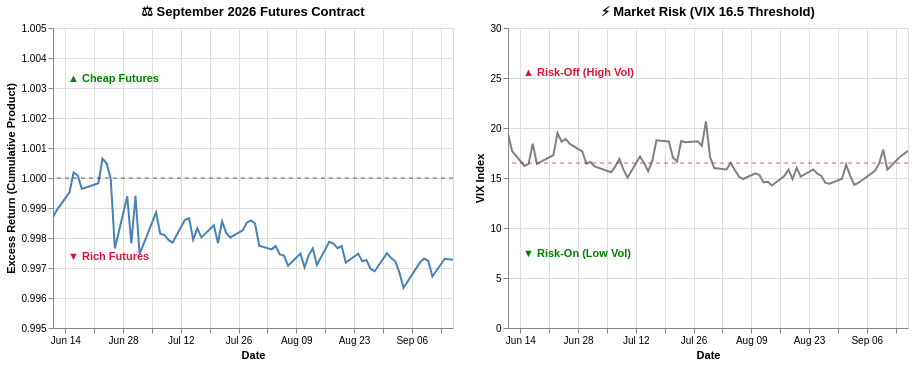

Here is the notebook cell this chart was saved with:
### Markdown cell above
### 🔄 The September 2026 Contract: The Pattern Continues
**What are we observing?**

What are we observing?
In late June, after an initial brief spike above the 1.0 baseline, the cumulative excess return plunges sharply, dropping deep into "Rich Futures" territory near 0.997. Throughout July, the VIX largely remains elevated above the 16.5 "Risk-Off" threshold before definitively breaking lower in August, settling into a calm "Risk-On" regime hovering near 15. During this subsequent period of suppressed volatility, the cumulative excess return remains trapped below the baseline. The cumulative excess returns finish at approximately their late June value of 0.997.

### Code cell
# Results September 2026 contract: Jun 12, 2025-Sep. 16, 2026
sep_graph=create_arb_vix(start='2026-06-11',end='2026-09-16')
display(plot_contract_arb_band(sep_graph,'September 2026 Futures Contract',return_domain=[0.995, 1.005]))

### Figure 1 — Vega-Lite specification as saved in the notebook (floating-point values rounded to 4 significant figures)
{"config": {"view": {"continuousWidth": 300, "continuousHeight": 300}}, "hconcat": [{"layer": [{"data": {"name": "data-1e2c38170b006b0bc385a2755ed8120b"}, "mark": {"type": "line", "color": "steelblue", "strokeWidth": 2}, "encoding": {"tooltip": [{"field": "date", "type": "temporal"}, {"field": "Cumulative Excess Return", "type": "quantitative"}], "x": {"field": "date", "title": "Date", "type": "temporal"}, "y": {"field": "Cumulative Excess Return", "scale": {"domain": [0.995, 1.005]}, "title": "Excess Return (Cumulative Product)", "type": "quantitative"}}, "name": "view_882d7af76ec489f5_0"}, {"data": {"name": "data-62270e77d641448c13ff0a9fcf3e6578"}, "mark": {"type": "rule", "color": "black", "opacity": 0.6, "strokeDash": [4, 4]}, "encoding": {"y": {"field": "y", "type": "quantitative"}}}, {"data": {"name": "data-43807a7517ce8d1e736d09477ce97267"}, "mark": {"type": "text", "align": "left", "baseline": "top", "color": "green", "dx": 5, "fontWeight": "bold"}, "encoding": {"text": {"field": "text", "type": "nominal"}, "x": {"value": 10}, "y": {"field": "y", "type": "quantitative"}}}, {"data": {"name": "data-bfe5ff7198e2b8f6f045fd9762d0a983"}, "mark": {"type": "text", "align": "left", "baseline": "bottom", "color": "crimson", "dx": 5, "fontWeight": "bold"}, "encoding": {"text": {"field": "text", "type": "nominal"}, "x": {"value": 10}, "y": {"field": "y", "type": "quantitative"}}}], "height": 300, "title": "⚖️ September 2026 Futures Contract", "width": 400}, {"layer": [{"data": {"name": "data-1e2c38170b006b0bc385a2755ed8120b"}, "mark": {"type": "line", "color": "gray", "strokeWidth": 2}, "encoding": {"tooltip": [{"field": "date", "type": "temporal"}, {"field": "VIX", "type": "quantitative"}], "x": {"field": "date", "title": "Date", "type": "temporal"}, "y": {"field": "VIX", "scale": {"domain": [1, 30]}, "title": "VIX Index", "type": "quantitative"}}, "name": "view_40fd8f6014a11ed1_1"}, {"data": {"name": "data-36ce8cf7b9b85712b0e5da6a8d4c123f"}, "mark": {"type": "rule", "color": "firebrick", "opacity": 0.7, "strokeDash": [4, 4]}, "encoding": {"y": {"field": "y", "type": "quantitative"}}}, {"data": {"name": "data-e1693b16d8edb1761d863943e923bf84"}, "mark": {"type": "text", "align": "left", "baseline": "bottom", "color": "crimson", "dx": 5, "fontWeight": "bold"}, "encoding": {"text": {"field": "text", "type": "nominal"}, "x": {"value": 10}, "y": {"field": "y", "type": "quantitative"}}}, {"data": {"name": "data-7e10542b402220f02c931d4ac3477b9e"}, "mark": {"type": "text", "align": "left", "baseline": "top", "color": "green", "dx": 5, "fontWeight": "bold"}, "encoding": {"text": {"field": "text", "type": "nominal"}, "x": {"value": 10}, "y": {"field": "y", "type": "quantitative"}}}], "height": 300, "title": "⚡ Market Risk (VIX 16.5 Threshold)", "width": 400}], "params": [{"name": "param_db82be42624d4632", "select": {"type": "interval", "encodings": ["x"]}, "bind": "scales", "views": ["view_882d7af76ec489f5_0", "view_40fd8f6014a11ed1_0", "view_40fd8f6014a11ed1_1"]}], "$schema": "https://vega.github.io/schema/vega-lite/v6.4.1.json", "datasets": {"data-1e2c38170b006b0bc385a2755ed8120b": [{"date": "2026-06-11T00:00:00", "Cumulative Excess Return": 0.9987, "VIX": 19.44}, {"date": "2026-06-12T00:00:00", "Cumulative Excess Return": 0.9989, "VIX": 17.68}, {"date": "2026-06-15T00:00:00", "Cumulative Excess Return": 0.9995, "VIX": 16.2}, {"date": "2026-06-16T00:00:00", "Cumulative Excess Return": 1.0, "VIX": 16.41}, {"date": "2026-06-17T00:00:00", "Cumulative Excess Return": 1.0, "VIX": 18.44}, {"date": "2026-06-18T00:00:00", "Cumulative Excess Return": 0.9996, "VIX": 16.4}, {"date": "2026-06-22T00:00:00", "Cumulative Excess Return": 0.9998, "VIX": 17.28}, {"date": "2026-06-23T00:00:00", "Cumulative Excess Return": 1.001, "VIX": 19.49}, {"date": "2026-06-24T00:00:00", "Cumulative Excess Return": 1.0, "VIX": 18.63}, {"date": "2026-06-25T00:00:00", "Cumulative Excess Return": 1.0, "VIX": 18.89}, {"date": "2026-06-26T00:00:00", "Cumulative Excess Return": 0.9977, "VIX": 18.41}, {"date": "2026-06-29T00:00:00", "Cumulative Excess Return": 0.9994, "VIX": 17.65}, {"date": "2026-06-30T00:00:00", "Cumulative Excess Return": 0.9978, "VIX": 16.45}, {"date": "2026-07-01T00:00:00", "Cumulative Excess Return": 0.9994, "VIX": 16.59}, {"date": "2026-07-02T00:00:00", "Cumulative Excess Return": 0.9975, "VIX": 16.15}, {"date": "2026-07-06T00:00:00", "Cumulative Excess Return": 0.9989, "VIX": 15.57}, {"date": "2026-07-07T00:00:00", "Cumulative Excess Return": 0.9981, "VIX": 16.13}, {"date": "2026-07-08T00:00:00", "Cumulative Excess Return": 0.9981, "VIX": 16.9}, {"date": "2026-07-09T00:00:00", "Cumulative Excess Return": 0.9979, "VIX": 15.84}, {"date": "2026-07-10T00:00:00", "Cumulative Excess Return": 0.9978, "VIX": 15.03}, {"date": "2026-07-13T00:00:00", "Cumulative Excess Return": 0.9986, "VIX": 17.16}, {"date": "2026-07-14T00:00:00", "Cumulative Excess Return": 0.9987, "VIX": 16.5}, {"date": "2026-07-15T00:00:00", "Cumulative Excess Return": 0.9979, "VIX": 15.67}, {"date": "2026-07-16T00:00:00", "Cumulative Excess Return": 0.9983, "VIX": 16.73}, {"date": "2026-07-17T00:00:00", "Cumulative Excess Return": 0.998, "VIX": 18.77}, {"date": "2026-07-20T00:00:00", "Cumulative Excess Return": 0.9984, "VIX": 18.65}, {"date": "2026-07-21T00:00:00", "Cumulative Excess Return": 0.9978, "VIX": 17.05}, {"date": "2026-07-22T00:00:00", "Cumulative Excess Return": 0.9986, "VIX": 16.64}, {"date": "2026-07-23T00:00:00", "Cumulative Excess Return": 0.9982, "VIX": 18.7}, {"date": "2026-07-24T00:00:00", "Cumulative Excess Return": 0.998, "VIX": 18.58}, {"date": "2026-07-27T00:00:00", "Cumulative Excess Return": 0.9983, "VIX": 18.67}, {"date": "2026-07-28T00:00:00", "Cumulative Excess Return": 0.9985, "VIX": 18.21}, {"date": "2026-07-29T00:00:00", "Cumulative Excess Return": 0.9986, "VIX": 20.66}, {"date": "2026-07-30T00:00:00", "Cumulative Excess Return": 0.9985, "VIX": 17.09}, {"date": "2026-07-31T00:00:00", "Cumulative Excess Return": 0.9977, "VIX": 15.99}, {"date": "2026-08-03T00:00:00", "Cumulative Excess Return": 0.9976, "VIX": 15.86}, {"date": "2026-08-04T00:00:00", "Cumulative Excess Return": 0.9977, "VIX": 16.5}, {"date": "2026-08-05T00:00:00", "Cumulative Excess Return": 0.9975, "VIX": 15.81}, {"date": "2026-08-06T00:00:00", "Cumulative Excess Return": 0.9974, "VIX": 15.15}, {"date": "2026-08-07T00:00:00", "Cumulative Excess Return": 0.9971, "VIX": 14.9}, {"date": "2026-08-10T00:00:00", "Cumulative Excess Return": 0.9975, "VIX": 15.46}, {"date": "2026-08-11T00:00:00", "Cumulative Excess Return": 0.997, "VIX": 15.28}, {"date": "2026-08-12T00:00:00", "Cumulative Excess Return": 0.9974, "VIX": 14.55}, {"date": "2026-08-13T00:00:00", "Cumulative Excess Return": 0.9977, "VIX": 14.63}, {"date": "2026-08-14T00:00:00", "Cumulative Excess Return": 0.9971, "VIX": 14.25}, {"date": "2026-08-17T00:00:00", "Cumulative Excess Return": 0.9979, "VIX": 15.19}, {"date": "2026-08-18T00:00:00", "Cumulative Excess Return": 0.9978, "VIX": 15.84}, {"date": "2026-08-19T00:00:00", "Cumulative Excess Return": 0.9977, "VIX": 14.89}, {"date": "2026-08-20T00:00:00", "Cumulative Excess Return": 0.9977, "VIX": 16.01}, {"date": "2026-08-21T00:00:00", "Cumulative Excess Return": 0.9972, "VIX": 15.13}, {"date": "2026-08-24T00:00:00", "Cumulative Excess Return": 0.9975, "VIX": 15.85}, {"date": "2026-08-25T00:00:00", "Cumulative Excess Return": 0.9972, "VIX": 15.45}, {"date": "2026-08-26T00:00:00", "Cumulative Excess Return": 0.9973, "VIX": 15.21}, {"date": "2026-08-27T00:00:00", "Cumulative Excess Return": 0.997, "VIX": 14.51}, {"date": "2026-08-28T00:00:00", "Cumulative Excess Return": 0.9969, "VIX": 14.43}, {"date": "2026-08-31T00:00:00", "Cumulative Excess Return": 0.9975, "VIX": 14.92}, {"date": "2026-09-01T00:00:00", "Cumulative Excess Return": 0.9973, "VIX": 16.34}, {"date": "2026-09-02T00:00:00", "Cumulative Excess Return": 0.9972, "VIX": 15.2}, {"date": "2026-09-03T00:00:00", "Cumulative Excess Return": 0.9969, "VIX": 14.32}, {"date": "2026-09-04T00:00:00", "Cumulative Excess Return": 0.9963, "VIX": 14.53}, {"date": "2026-09-08T00:00:00", "Cumulative Excess Return": 0.9972, "VIX": 15.72}, {"date": "2026-09-09T00:00:00", "Cumulative Excess Return": 0.9973, "VIX": 16.46}, {"date": "2026-09-10T00:00:00", "Cumulative Excess Return": 0.9972, "VIX": 17.84}, {"date": "2026-09-11T00:00:00", "Cumulative Excess Return": 0.9967, "VIX": 15.84}, {"date": "2026-09-14T00:00:00", "Cumulative Excess Return": 0.9973, "VIX": 17.1}, {"date": "2026-09-16T00:00:00", "Cumulative Excess Return": 0.9973, "VIX": 17.71}], "data-62270e77d641448c13ff0a9fcf3e6578": [{"y": 1.0}], "data-43807a7517ce8d1e736d09477ce97267": [{"y": 1.003, "text": "▲ Cheap Futures"}], "data-bfe5ff7198e2b8f6f045fd9762d0a983": [{"y": 0.9972, "text": "▼ Rich Futures"}], "data-36ce8cf7b9b85712b0e5da6a8d4c123f": [{"y": 16.5}], "data-e1693b16d8edb1761d863943e923bf84": [{"y": 25, "text": "▲ Risk-Off (High Vol)"}], "data-7e10542b402220f02c931d4ac3477b9e": [{"y": 8, "text": "▼ Risk-On (Low Vol)"}]}}
